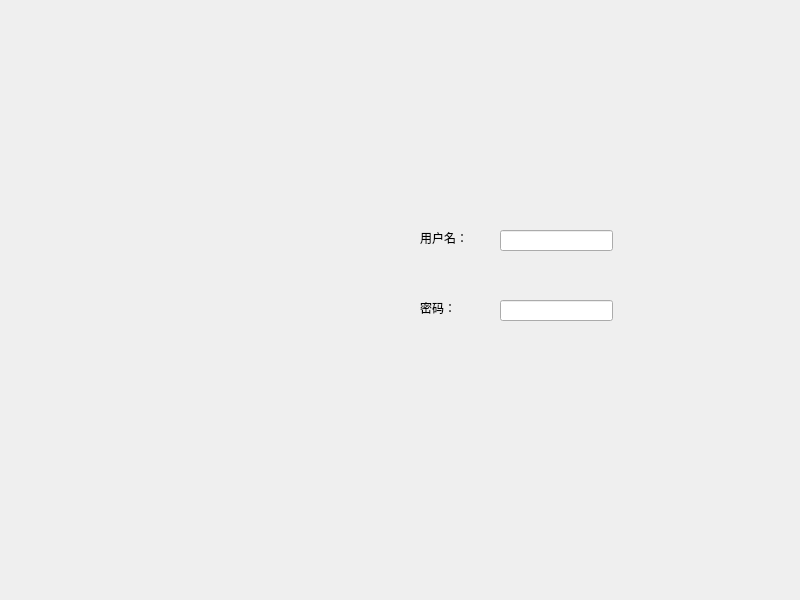
<?xml version="1.0" encoding="UTF-8"?>
<ui version="4.0">
 <class>Widget</class>
 <widget class="QWidget" name="Widget">
  <property name="geometry">
   <rect>
    <x>0</x>
    <y>0</y>
    <width>800</width>
    <height>600</height>
   </rect>
  </property>
  <property name="windowTitle">
   <string>Widget</string>
  </property>
  <widget class="QLabel" name="label">
   <property name="geometry">
    <rect>
     <x>80</x>
     <y>200</y>
     <width>301</width>
     <height>151</height>
    </rect>
   </property>
   <property name="text">
    <string/>
   </property>
   <property name="pixmap">
    <pixmap resource="res.qrc">:/images/flower.jpg</pixmap>
   </property>
  </widget>
  <widget class="QLabel" name="label_2">
   <property name="geometry">
    <rect>
     <x>420</x>
     <y>230</y>
     <width>53</width>
     <height>16</height>
    </rect>
   </property>
   <property name="text">
    <string>用户名：</string>
   </property>
  </widget>
  <widget class="QLabel" name="label_3">
   <property name="geometry">
    <rect>
     <x>420</x>
     <y>300</y>
     <width>53</width>
     <height>16</height>
    </rect>
   </property>
   <property name="text">
    <string>密码：</string>
   </property>
  </widget>
  <widget class="QLineEdit" name="lineEdit">
   <property name="geometry">
    <rect>
     <x>500</x>
     <y>230</y>
     <width>113</width>
     <height>21</height>
    </rect>
   </property>
  </widget>
  <widget class="QLineEdit" name="lineEdit_2">
   <property name="geometry">
    <rect>
     <x>500</x>
     <y>300</y>
     <width>113</width>
     <height>21</height>
    </rect>
   </property>
  </widget>
 </widget>
 <resources>
  <include location="res.qrc"/>
 </resources>
 <connections/>
</ui>
